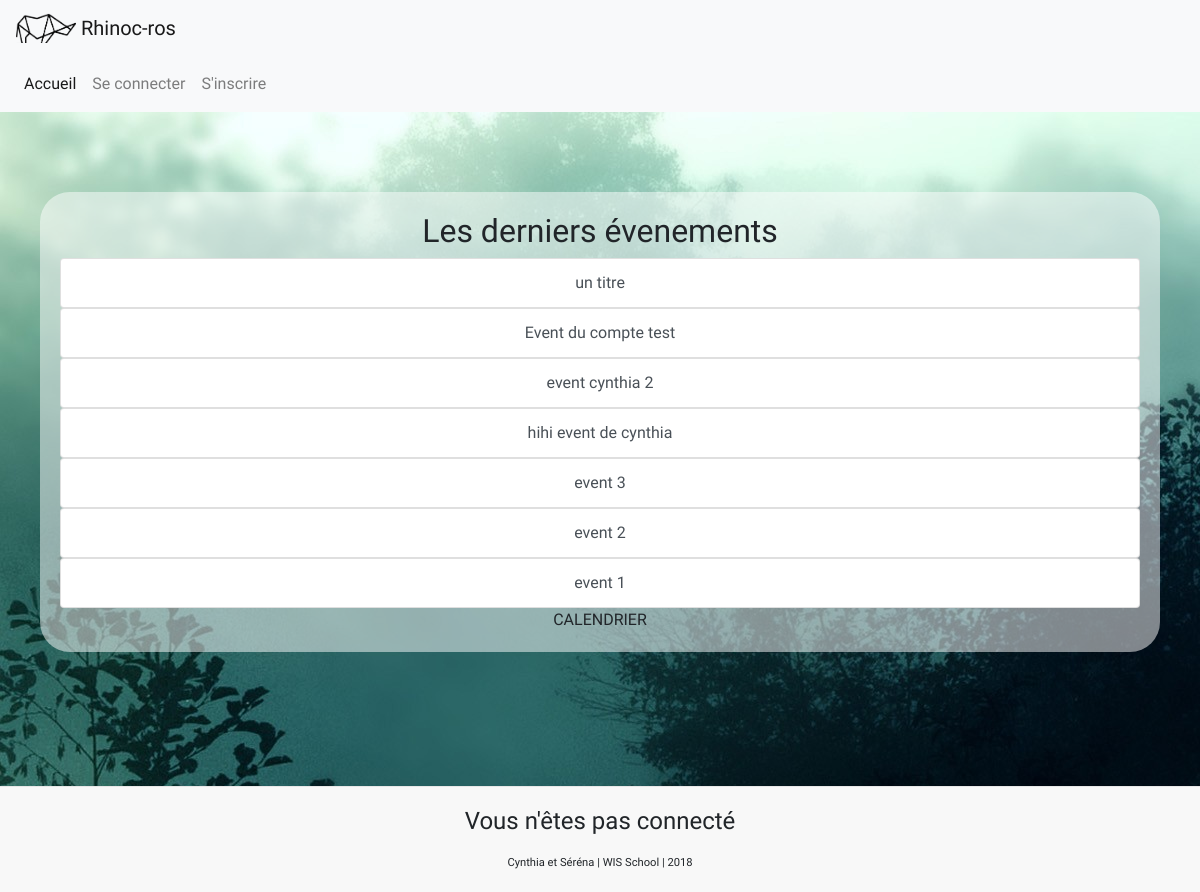
The page / on the database its author committed.
### tables this page shows
CREATE TABLE IF NOT EXISTS `events` (
  `id` int(11) NOT NULL AUTO_INCREMENT,
  `title` varchar(100) NOT NULL,
  `description` text NOT NULL,
  `date_start` datetime NOT NULL,
  `date_end` datetime NOT NULL,
  `idcreator` int(11) NOT NULL,
  `adress` text NOT NULL,
  `url` varchar(200) DEFAULT NULL,
  `date_created` datetime NOT NULL,
  `price` int(11) unsigned NOT NULL,
  `participant_number` int(11) NOT NULL,
  PRIMARY KEY (`id`)
);

### php/get_events.php (called while the page is built)
<?php
  $sql="SELECT *
        FROM events
        ORDER BY date_created DESC";
  $stmt = $conn->prepare($sql);
  $stmt->execute();
  $events = $stmt->fetchAll();
?>

### index.php (the view, shortened to what this page needs)
<?php
  include("php/db.php");
?>
<?php include("php/get_events.php");?>
<?php include("layouts/header.php");?>
    <main class="fond_blur">
      <div class="list">
        <h2>Les derniers évenements</h2>
        <?php
        foreach ($events as $event) {
          ?>
          <div class="list-group">
              <a class='list-group-item list-group-item-action' href="info.php?id=<?php echo $event['id'] ?>">
                <?php echo $event['title'] ?>
              </a>
          </div>
        <?php } ?>
      </div>
      <div>
        CALENDRIER
      </div>
    </main>
<?php include("layouts/footer.php");?>

### css/style.css (style rules this page uses)
html { min-height: 100%; }
body { background-image: url(fond1.jpg); font-family: 'Cabin', sans-serif; display : table; width: 100%; margin-bottom: 20%; }
.fond_blur { margin-top: 80px; background-color: #FFFFFF80; padding: 20px; border-radius: 30px; text-align: center; margin-left: 40px; margin-right: 40px; }

### rows shown on the page
events: title "un titre"
events: title "Event du compte test"
events: title "event cynthia 2"
events: title "hihi event de cynthia"
events: title "event 3"
events: title "event 2"
events: title "event 1"
